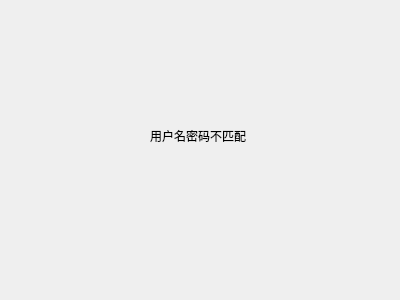
<?xml version="1.0" encoding="UTF-8"?>
<ui version="4.0">
 <class>notMatchDialog</class>
 <widget class="QDialog" name="notMatchDialog">
  <property name="geometry">
   <rect>
    <x>0</x>
    <y>0</y>
    <width>400</width>
    <height>300</height>
   </rect>
  </property>
  <property name="windowTitle">
   <string>Dialog</string>
  </property>
  <widget class="QLabel" name="label">
   <property name="geometry">
    <rect>
     <x>150</x>
     <y>90</y>
     <width>121</width>
     <height>91</height>
    </rect>
   </property>
   <property name="text">
    <string>用户名密码不匹配</string>
   </property>
  </widget>
 </widget>
 <resources/>
 <connections/>
</ui>
